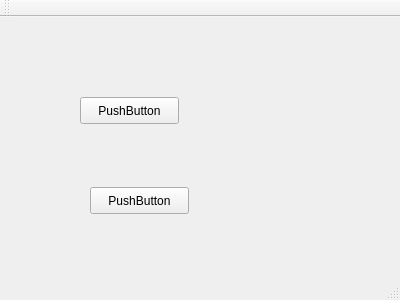
<?xml version="1.0" encoding="UTF-8"?>
<ui version="4.0">
 <class>MainWindow</class>
 <widget class="QMainWindow" name="MainWindow">
  <property name="geometry">
   <rect>
    <x>0</x>
    <y>0</y>
    <width>400</width>
    <height>300</height>
   </rect>
  </property>
  <property name="windowTitle">
   <string>MainWindow</string>
  </property>
  <widget class="QWidget" name="centralWidget">
   <widget class="QPushButton" name="pushButton">
    <property name="geometry">
     <rect>
      <x>80</x>
      <y>80</y>
      <width>99</width>
      <height>27</height>
     </rect>
    </property>
    <property name="text">
     <string>PushButton</string>
    </property>
   </widget>
   <widget class="QPushButton" name="pushButton_2">
    <property name="geometry">
     <rect>
      <x>90</x>
      <y>170</y>
      <width>99</width>
      <height>27</height>
     </rect>
    </property>
    <property name="text">
     <string>PushButton</string>
    </property>
   </widget>
  </widget>
  <widget class="QMenuBar" name="menuBar">
   <property name="geometry">
    <rect>
     <x>0</x>
     <y>0</y>
     <width>400</width>
     <height>25</height>
    </rect>
   </property>
  </widget>
  <widget class="QToolBar" name="mainToolBar">
   <attribute name="toolBarArea">
    <enum>TopToolBarArea</enum>
   </attribute>
   <attribute name="toolBarBreak">
    <bool>false</bool>
   </attribute>
  </widget>
  <widget class="QStatusBar" name="statusBar"/>
 </widget>
 <layoutdefault spacing="6" margin="11"/>
 <resources/>
 <connections/>
</ui>
